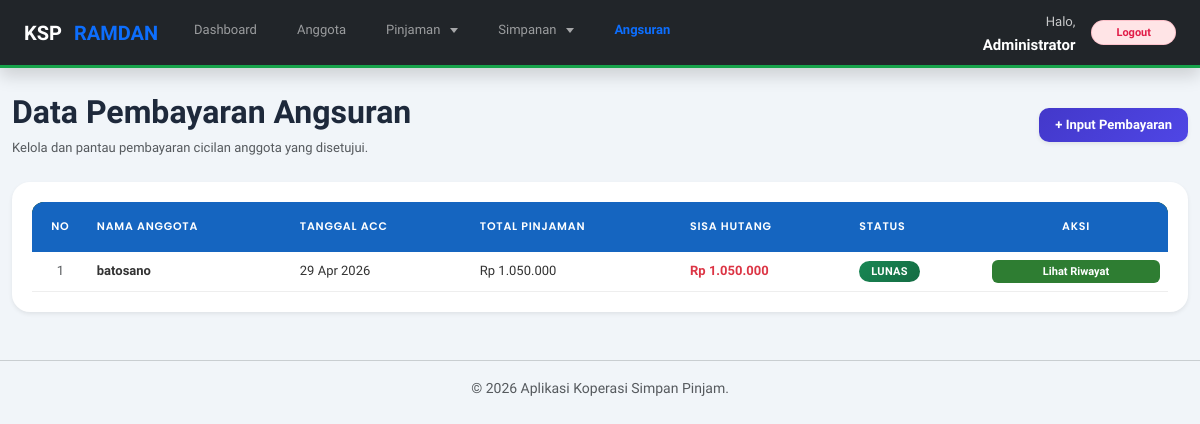
/data_angsuran.php (signed in), run on the app's committed database.
### tables this page shows
CREATE TABLE `tb_pinjaman_ramdan` (
  `id_pinjaman` int(11) NOT NULL,
  `id_anggota` int(11) NOT NULL,
  `jumlah_pinjaman` decimal(15,2) NOT NULL,
  `bunga` decimal(5,2) NOT NULL,
  `lama_pinjaman` int(11) NOT NULL,
  `total_pinjaman` decimal(15,2) NOT NULL,
  `sisa_pinjaman` int(11) DEFAULT NULL,
  `status_pinjaman` enum('Diajukan','Disetujui','Lunas') DEFAULT 'Diajukan',
  `tanggal_pinjaman` date NOT NULL
);

CREATE TABLE `tb_anggota_ramdan` (
  `id_anggota` int(11) NOT NULL,
  `nama` varchar(100) NOT NULL,
  `alamat` text DEFAULT NULL,
  `no_hp` varchar(20) DEFAULT NULL,
  `tanggal_daftar` date NOT NULL
);

### data_angsuran.php (the view, shortened to what this page needs)
<?php
include 'koneksi.php';
include 'header.php';
?>
<div class="content">
    <div class="d-flex justify-content-between align-items-center mb-4">
        <div>
            <h2 class="mb-1">Data Pembayaran Angsuran</h2>
            <p class="text-muted small mb-0">Kelola dan pantau pembayaran cicilan anggota yang disetujui.</p>
        </div>
        <?php if ($_SESSION['role'] != 'Anggota'): ?>
            <a href="tambah_angsuran.php" class="btn btn-primary shadow-sm">+ Input Pembayaran</a>
        <?php endif; ?>
    </div>
    <div class="card shadow-sm border-0">
        <div class="card-body p-0">
            <div class="table-responsive">
                <table class="table table-hover align-middle mb-0">
                    <thead class="bg-dark text-white">
                        <tr>
                            <th width="5%" class="text-center py-3">No</th>
                            <th class="py-3">Nama Anggota</th>
                            <th class="py-3">Tanggal ACC</th>
                            <th class="py-3">Total Pinjaman</th>
                            <th class="py-3">Sisa Hutang</th>
                            <th class="py-3">Status</th>
                            <th class="text-center py-3">Aksi</th>
                        </tr>
                    </thead>
                    <tbody>
                        <?php
                        $no = 1;
                        $query = mysqli_query($koneksi, "SELECT p.*, a.nama
                                                         FROM tb_pinjaman_ramdan p
                                                         JOIN tb_anggota_ramdan a ON p.id_anggota = a.id_anggota
                                                         WHERE p.status_pinjaman NOT IN ('Diajukan', 'Ditolak')
                                                         ORDER BY p.sisa_pinjaman DESC, p.id_pinjaman DESC");
                        while ($data = mysqli_fetch_assoc($query)) {
                            $status = $data['status_pinjaman'];
                            $badge_class = ($status == 'Lunas') ? 'bg-success' : 'bg-primary';
                        ?>
                        <tr>
                            <td class="text-center text-muted"><?php echo $no++; ?></td>
                            <td class="fw-bold"><?php echo htmlspecialchars($data['nama']); ?></td>
                            <td><?php echo date('d M Y', strtotime($data['tanggal_pinjaman'])); ?></td>
                            <td>Rp <?php echo number_format($data['total_pinjaman'], 0, ',', '.'); ?></td>
                            <td class="fw-bold text-danger">Rp <?php echo number_format($data['sisa_pinjaman'], 0, ',', '.'); ?></td>
                            <td><span class="badge <?php echo $badge_class; ?>"><?php echo $status; ?></span></td>
                            <td class="text-center">
                                <div class="btn-group gap-1">
                                    <a href="riwayat_angsuran.php?id=<?php echo $data['id_pinjaman']; ?>" class="btn btn-info btn-sm text-white">Lihat Riwayat</a>
                                </div>
                            </td>
                        </tr>
                        <?php } ?>
                    </tbody>
                </table>
            </div>
        </div>
    </div>
</div>
<?php include 'footer.php'; ?>

### data on the page
tb_pinjaman_ramdan: id_anggota.nama "batosano", tanggal_pinjaman "29 Apr 2026", total_pinjaman "1.050.000", sisa_pinjaman "1.050.000", status_pinjaman "LUNAS"

### other printed values
$_SESSION['nama'] "Administrator"
